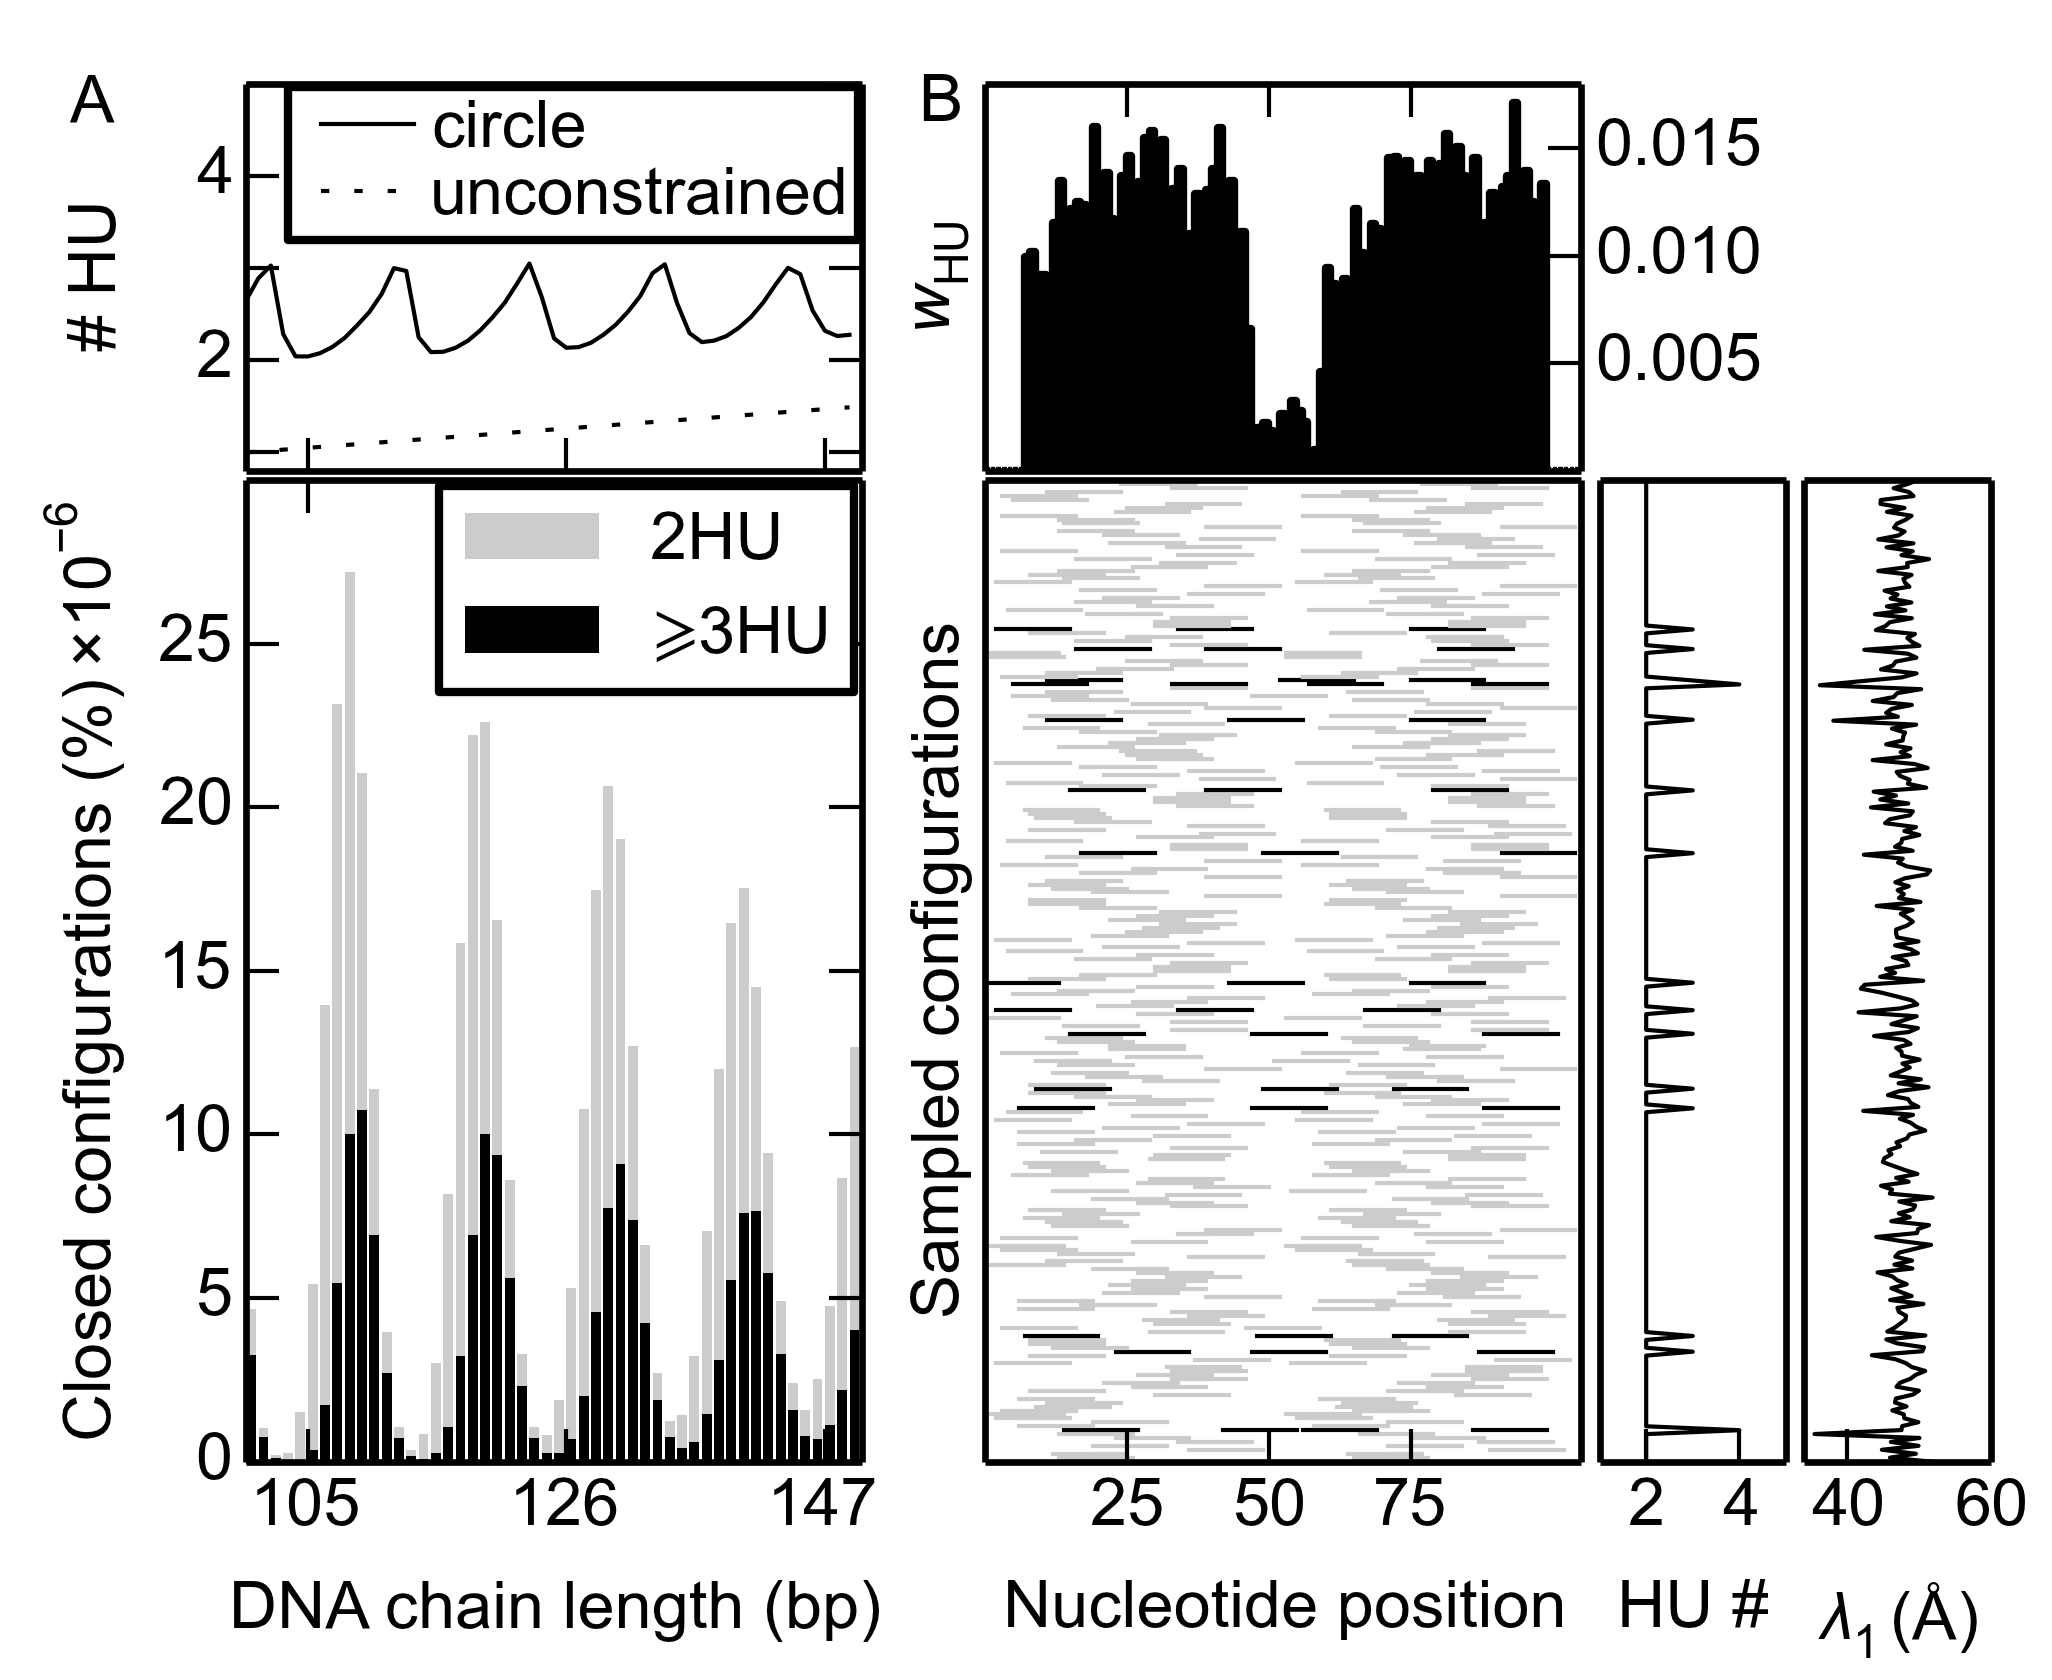

The Python source for this figure:
# -*- coding: utf-8 -*-
import numpy as np
import pandas as pd
import csv
from matplotlib.pyplot import *
import matplotlib.colors as colors
import matplotlib.gridspec as gridspec

fig=figure(figsize=(3.42,2.8),dpi=600) #is in control
#fig={'figsize':(3.42,5),'dpi':600} #is not in control
font = {'family':'Arial','weight':'normal','size':7} #family is in control for axis labels, size is in control for tick labels only
rc('font', **font)
#rc('figure',**fig)

rcParams.update({'font.size': 8,
			     'backend': 'pdf',
			     'axes.labelsize':  8,
			     'text.fontsize':   8,
			     'legend.fontsize': 8,
			     'xtick.labelsize': 8,
			     'ytick.major.pad': 2,
			     'xtick.major.pad': 2,
			     'ytick.labelsize': 8,
'axes.linewidth': .8,
			     'lines.linewidth': .1,
			     'mathtext.fontset': 'custom',
			     'mathtext.default': "regular",
			     'mathtext.rm': "Arial",
			     'mathtext.it': "Arial:italic",
			     'font.sans-serif': "Arial",
			     'font.family': "Arial",
			     'font.style': 'normal',
			     'text.usetex': False,
			     'savefig.dpi': 600,
			     'figure.dpi': 600})

gs1 = gridspec.GridSpec(7, 1)
gs1.update(top=0.95, bottom=0.13, left=0.12, right=0.42, wspace=0.05,hspace=0.05)
ax1=subplot(gs1[0:2, :])
ax2=subplot(gs1[2:, :])
gs2 = gridspec.GridSpec(7, 6)
gs2.update(top=0.95, bottom=0.13,left=0.48, right=1.07, wspace=0.1,hspace=0.05)
bx1=subplot(gs2[0:2, 0:3])
bx2=subplot(gs2[2:, 0:3])
bx3=subplot(gs2[2:, 3:4])
bx4=subplot(gs2[2:, 4:5])

filea1="C:\Users\honey66clover\Desktop\Weijuan\DNA\HU\sample pictures2\\fig1\protein_bound_probabilities_1per100_80-149.dat" 
df1=pd.read_table(filea1,sep='\t')
#print df
df1['<HU>'] = df1['1HU'] + 2*df1['2HU']+3*df1['3HU']+4*df1['4HU']+5*df1['5HU']+6*df1['6HU']+7*df1['7HU']+8*df1['8HU']
df1['1HU/50']=df1['N(bp)']/float(100)
#print df['<HU>']
#print df['1HU/50']
x=df1['N(bp)']
#print x
p1,=ax1.plot(x[20:],df1['<HU>'][20:],'k',linewidth=0.5)
p2,=ax1.plot(x[20:],df1['1HU/50'][20:],'k:',linewidth=0.5)
ax1.set_ylabel('# HU',fontsize=8) #could be controlled by rc.font
ax1.legend([p1,p2],["circle","unconstrained"],bbox_to_anchor=(0.28, 0.51,0.5, -0.2),loc=8,fontsize=8,borderpad=0.2,labelspacing=0.1,ncol=1,handletextpad=0.,columnspacing=0.5)#not controlled by rc.font
ax1.set_ylim((0.8,5))
majorLocator   = MultipleLocator(1)
majorFormatter = FormatStrFormatter('%d')
#minorLocator   = MultipleLocator(0.5)
ax1.yaxis.set_major_locator(majorLocator)
ax1.yaxis.set_major_formatter(majorFormatter)
#ax1.yaxis.set_minor_locator(minorLocator)
ax1.set_xticks([105, 126, 147])
ax1.set_yticklabels(['','',2,'',4,''])
ax1.yaxis.set_label_coords(-0.19, 0.5)
setp(ax1.get_xticklabels(),visible=False)
ax1.text(85.6, 4.6,'A',fontsize=8)
ax1.text(155, 4.6,'B',fontsize=8)

filea2="C:\Users\honey66clover\Desktop\Weijuan\DNA\HU\sample pictures2\\fig1\protein_bound_probabilities_1per100_80-149_weighted by J factor.csv" 
df=pd.read_table(filea2,sep=',')
#print df
x=df['N(bp)'][20:]
HU2=df['2HUconfig'][20:]/float(10000)
HU3=df['3HUconfig'][20:]/float(10000)
HU4=df['4HUconfig'][20:]/float(10000)

p2=ax2.bar(x,HU2,color='0.8',bottom=HU3+HU4,linewidth=0)
p3=ax2.bar(x,HU3,color='0.',bottom=HU4,linewidth=0)
p4=ax2.bar(x,HU4,color='0.',linewidth=0)

ax2.set_xlabel('DNA chain length (bp)',fontsize=8)
ax2.set_xticks([105, 126, 147])
#ax2.set_ylabel('# configurations'+r'$\mathregular{\times 10^4}$',fontsize=8)
ax2.set_ylabel('Closed configurations (%)'+r'$\mathregular{\times 10^{-6}}$',fontsize=8)
ax2.legend((p2[0],p3[0]),('2HU',r'$\mathregular{\geqslant}$'+'3HU','4HU'),bbox_to_anchor=(0.4, 0.75,0.5, -0.2),loc=8,fontsize=8)
ax2.set_yticks([0,5,10,15,20,25])
ax2.yaxis.set_label_coords(-0.19, 0.5)

fileb="C:\Users\honey66clover\Desktop\Weijuan\DNA\HU\sample pictures2\\fig1\\105profile_250.csv" 
with open(fileb,'rb') as rfile:
    reader = csv.reader(rfile, delimiter=',')
    next(reader, None) #the header
    config=0 #index of configuration
    posi2=[]
    posi3=[]
    posi4=[]
    nProteins=[]
    pca1s=[]
    pca2s=[]
    for row in reader:
        config+=1
	Seed1=row[1] 
	Seed2=row[2]
	nPro=int(row[3])
        pca1=float(row[4])
        pca2=float(row[5])
        pca3=float(row[6])
        positions=[0]*nPro #for each configuration
        if nPro==2:
            linestyle='0.8'
        if nPro==3:
            linestyle='0.'
        if nPro==4:
            linestyle='0.'
        nProteins.append(nPro)

        pca1s.append(pca1)
        pca2s.append(pca2)
        
        bx2.set_xlim((0,105))
        bx2.set_xticks([25, 50, 75])
        bx2.set_xlabel('Nucleotide position',fontsize=8)
        bx2.set_ylabel('Sampled configurations',fontsize=8)
        bx2.yaxis.set_label_coords(-0.02, 0.5)
        bx2.yaxis.set_ticks_position('none')
        bx2.xaxis.set_ticks_position('bottom')
        #bx2.get_yaxis().set_visible(False)
        for i in range(0,nPro):
            positions[i]=int(row[7+i])
            x2=range(positions[i],positions[i]+14)
            y2=[config]*len(x2)
            bx2.plot(x2,y2,linestyle,linewidth=0.5)
                        
fileb1="C:\Users\honey66clover\Desktop\Weijuan\DNA\HU\sample pictures2\\fig1\protein_positions-minicircle_105_HU+87.dat" 
with open(fileb1,'rb') as rfile:
    reader = csv.reader(rfile, delimiter=',')
    next(reader, None) #the header
    posicount=[0]*106 #counts for all configurations
    count=0
    for row in reader:
        posicount[int(row[6])+7]+=1 #mid basepair of the HU
        count+=1
    for i in range(0,106):
        posicount[i]=posicount[i]/float(count)
bx1.set_xlim((0,105))
bx1.set_xticks([25, 50, 75])
setp(bx1.get_xticklabels(),visible=False)
x1=range(0,106)   
bx1.bar(x1,posicount,color='0.8')
bx1.yaxis.tick_right()
bx1.set_yticks([0.005,0.010,0.015])
bx1.set_ylabel(r'$\mathit{w}_\mathregular{HU}$',fontsize=8)
bx1.yaxis.set_label_coords(-0.02, 0.5)
#bx1.yaxis.set_label_position("right")
#bx1.ticklabel_format(style='sci', axis='y', scilimits=(0,0))
#bx1.set_yticks([0,100,200])

x3=nProteins
y3=range(1,251)
bx3.plot(x3,y3,color='k',linewidth=0.5)
bx3.set_xlim((1,5))
bx3.set_xticks([2,4])
bx3.set_xlabel('HU #',fontsize=8)
bx3.get_yaxis().set_visible(False)
bx3.xaxis.set_ticks_position('bottom')

y4=range(1,251)
bx4.plot(pca1s,y4,color='k',linewidth=0.5)
#bx4.scatter(pca2s,y4,c='0.2',s=0.1)
bx4.set_ylim((1,250))
bx4.set_xticks([40,60])
bx4.set_xlabel(r'$\mathit{\lambda}_1$'+ur'(\u00c5)',fontsize=8)
#bx4.text(48.5,-27.2,r'$\circ$',fontsize=8)
bx4.get_yaxis().set_visible(False)
bx4.xaxis.set_ticks_position('bottom')
#bx4.set_ylabel('Sampled configurations',fontsize=8)
#bx4.yaxis.set_label_position("right")
#bx4.yaxis.tick_right()
# make some labels invisible
setp(bx3.get_yticklabels() + bx2.get_yticklabels() + bx4.get_yticklabels(),visible=False)


#show()
savefig('C:\Users\honey66clover\Desktop\Weijuan\DNA\HU\sample pictures2\\fig1\\fig1.2.png',dpi=600)